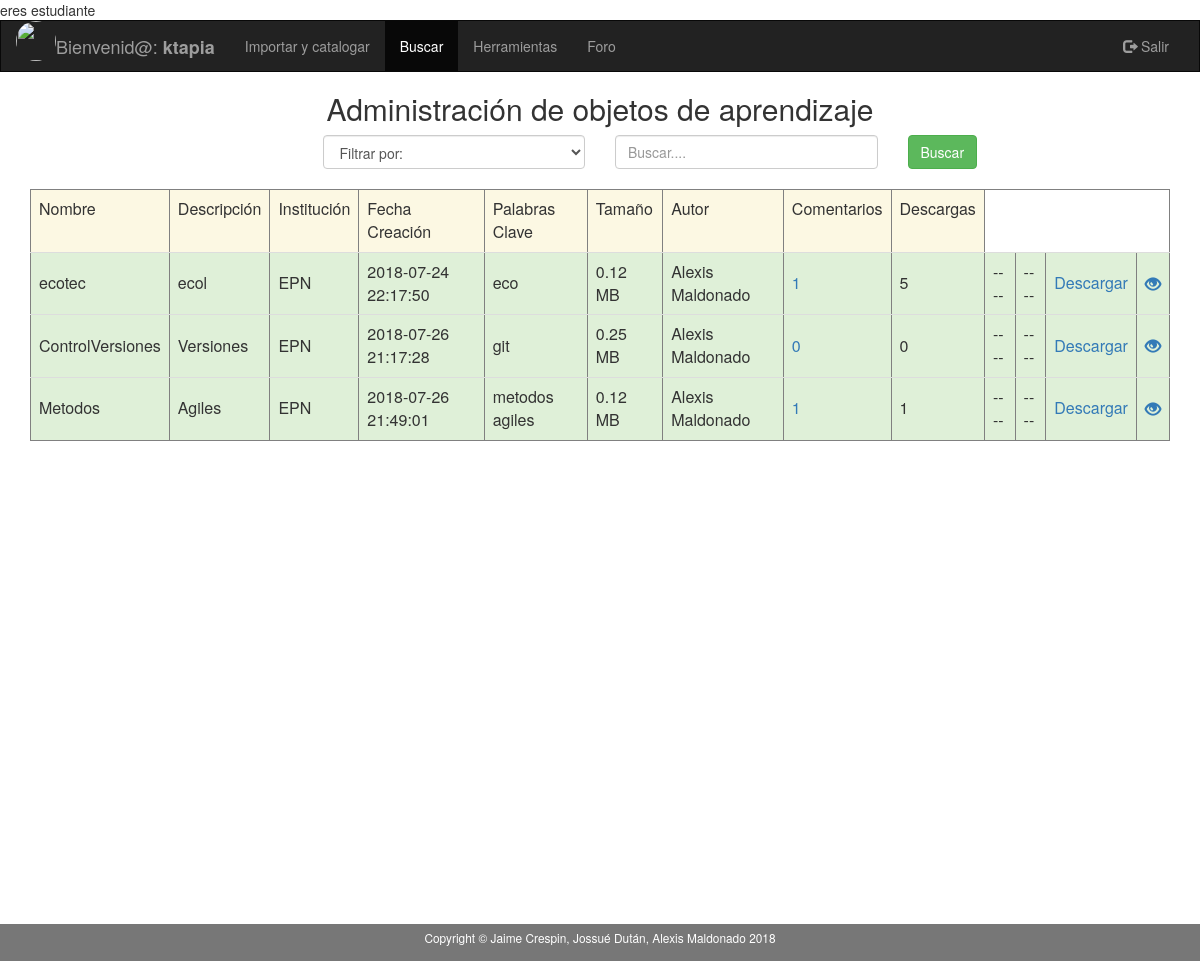
The app's page /sgoa/aplicacion/modulos_profesor/pro_buscar.php (signed in) with its own data.
### tables this page shows
CREATE TABLE `objeto_aprendizaje` (
  `idobjeto_aprendizaje` int(11) NOT NULL,
  `nombre` varchar(45) DEFAULT NULL,
  `descripcion` varchar(500) DEFAULT NULL,
  `id_usuario` int(11) DEFAULT NULL,
  `institucion` varchar(45) DEFAULT NULL,
  `fechaCreacion` timestamp NOT NULL DEFAULT CURRENT_TIMESTAMP,
  `palabras_clave` varchar(500) DEFAULT NULL,
  `tamanio` varchar(45) DEFAULT NULL,
  `ruta` varchar(45) DEFAULT NULL,
  `materia` varchar(50) DEFAULT NULL,
  `descarga` int(11) DEFAULT NULL
);

CREATE TABLE `profesor` (
  `idprofesor` int(11) NOT NULL,
  `ci` varchar(10) DEFAULT NULL,
  `nombres` varchar(45) DEFAULT NULL,
  `apellidos` varchar(45) DEFAULT NULL,
  `id_departamento` int(11) DEFAULT NULL,
  `id_facultad` int(11) DEFAULT NULL,
  `mail` varchar(45) DEFAULT NULL,
  `id_usuario` int(11) DEFAULT NULL,
  `ruta_imagen` varchar(500) DEFAULT NULL
);

### sgoa/aplicacion/clases_negocio/funciones_oa_estudiante.php (called while the page is built, shortened)
<?php
function obtener_imagen_es($usuario) {
    $conexion = new Conexion();
    $statement = 'select es.ruta_imagen from usuario as us, estudiante as es where us.idUsuario=es.id_usuario and us.usuario=?';
    $consulta = $conexion->prepare($statement);
    $consulta->setFetchMode(PDO::FETCH_ASSOC);
    $consulta->execute([$usuario]);
    if ($consulta->rowCount() != 0) {
        $fila = $consulta->fetch();
        $imagen = $fila['ruta_imagen'];
    }
    if (isset($imagen)) {
        return $imagen;
    } else {
        return null;
    }
}
?>

### sgoa/aplicacion/clases_negocio/funciones_oa_profesor.php (called while the page is built, shortened)
<?php
function obtener_tipo_usuario_con_id($id_usuario){
    $conexion = new Conexion();
    $statement = 'select * from usuario where idUsuario=?';
    $consulta = $conexion->prepare($statement);
    $consulta->setFetchMode(PDO::FETCH_ASSOC);
    $consulta->execute([$id_usuario]);
    if ($consulta->rowCount() != 0) {
        $fila = $consulta->fetch();
        $tipo_usuario = $fila['tipo_usuario'];
    }
    if (isset($tipo_usuario)) {
        return $tipo_usuario;
    } else {
        return null;
    }
}
function obtener_id_profesor_con_id_usuario($id_usuario) {
    $conexion = new Conexion();
    $statement = 'select pro.idprofesor from usuario as us, profesor as pro where us.idUsuario=pro.id_usuario and us.idUsuario=?';
    $consulta = $conexion->prepare($statement);
    $consulta->setFetchMode(PDO::FETCH_ASSOC);
    $consulta->execute([$id_usuario]);
    if ($consulta->rowCount() != 0) {
        $fila = $consulta->fetch();
        $id_profesor = $fila['idprofesor'];
    }
    if (isset($id_profesor)) {
        return $id_profesor;
    } else {
        return null;
    }
}
function obtener_profesor_como_arreglo($id_profesor) {
    $conexion = new Conexion();
    $statement = 'select * from profesor where idprofesor=?';
    $consulta = $conexion->prepare($statement);
    $consulta->setFetchMode(PDO::FETCH_ASSOC);
    $consulta->execute([$id_profesor]);
    if ($consulta->rowCount() != 0) {
        $fila = $consulta->fetch();
    }
    if (isset($fila)) {
        return $fila;
    } else {
        return null;
    }
}
function obtener_nro_comentarios_oa($id_objeto_aprendizaje) {
    $conexion = new Conexion();
    $statement = 'select count(*) as nro_comentarios from objeto_aprendizaje as oa, comentario as c where oa.idobjeto_aprendizaje=c.id_objeto_aprendizaje and c.id_objeto_aprendizaje=?';
    $consulta = $conexion->prepare($statement);
    $consulta->setFetchMode(PDO::FETCH_ASSOC);
    $consulta->execute([$id_objeto_aprendizaje]);
    if ($consulta->rowCount() != 0) {
        $fila = $consulta->fetch();
        $id_profesor = $fila['nro_comentarios'];
    }
    if (isset($id_profesor)) {
        return $id_profesor;
    } else {
        return null;
    }
}
?>

### sgoa/aplicacion/modulos_profesor/pro_buscar.php (the view, shortened to what this page needs)
<?php
$usr=0;
if (@!$_SESSION['usuario']) {
    header("Location:../../index.php");
} elseif ($_SESSION['tipo_usuario'] == 'PRO') {
    echo "eres profesor";
} elseif ($_SESSION['tipo_usuario'] == 'ADM') {
    echo "eres administrador";
}elseif ($_SESSION['tipo_usuario'] == 'EST') {
    $usr=1;
}
?>
<!DOCTYPE html PUBLIC "-//W3C//DTD XHTML 1.0 Transitional//EN" "http://www.w3.org/TR/xhtml1/DTD/xhtml1-transitional.dtd">
<html xmlns="http://www.w3.org/1999/xhtml" lang="es">
<head>
    <link rel="stylesheet" href="../../plugins/bootstrap/css/bootstrap.min.css"></link>
</head>
<body>
<nav class="navbar navbar-inverse">
    <div class="container-fluid">
        <div class="navbar-header">
            <div class="pull-left image">
                <?php
                    if($usr==1){
                        require_once'../clases_negocio/funciones_oa_estudiante.php';
                    echo "<img id='imgId' src='". obtener_imagen_es($_SESSION['usuario']) . "' width='40' height='40' class='img-circle'>";
                    }else{
                        require_once'../clases_negocio/funciones_oa_profesor.php';
                        echo "<img id='imgId' src='". obtener_imagen_pro($_SESSION['usuario']) . "' width='40' height='40' class='img-circle'>";
                    }
                ?>
            </div>
            <a class="navbar-brand" href="#"> Bienvenid@: <strong><?php echo $_SESSION['usuario'] ?></strong></a>
        </div>
        <div class="collapse navbar-collapse" id="myNavbar">
            <ul class="nav navbar-nav">
                <li><a href="../modulos_profesor/pro_importar_catalogar.php">Importar y catalogar</a></li>
                <li class="active"><a href="../modulos_profesor/pro_buscar.php">Buscar</a></li>
                <li><a href="../modulos_profesor/pro_herramientas.php">Herramientas</a></li>
                <li><a data-step="5" data-intro="Puedes encontrar o crear temas de discucion" href="../modulos_comunes/index.php">Foro</a></li>
            </ul>
            <ul class="nav navbar-nav navbar-right">
                <li><a href="../desconectar_sesion.php"><span class="glyphicon glyphicon-log-out"></span> Salir</a></li>
            </ul>
        </div>
    </div>
</nav>
<div class="container-fluid text-center">
    <div class="row content">
        <div class="col-sm-12 text-center">
            <h2> Administración de objetos de aprendizaje</h2>
            <form action="../modulos_profesor/pro_ejecutar_buscar.php" method="post" enctype="multipart/form-data">
                <div class="col-md-3">
                </div>
                <div class="col-md-3 text-left ">
                    <select class= "form-control" name="tipo_criterio" dir="ltr" required>
                        <option value="">Filtrar por:</option>
                    </select></br>
                </div>
                <div class="col-md-3 text-center">
                    <input type="text" class="form-control" id="criterio_busqueda" placeholder="Buscar...." name="criterio_busqueda" required></br>
                </div>
                <div class="col-md-3 text-left">
                    <button id="registrar" type="submit" class="btn btn-success">Buscar</button>
                </div>
            </form>
            </div>
            <div class="container" >
                <table class="table table-striped"border ="1|1" class="table table-bordered" id="tabla">
                    <thead>
                    <tr class="warning">
                        <td>Nombre</td>
                        <td>Descripción</td>
                        <td>Institución</td>
                        <td>Fecha Creación</td>
                        <td>Palabras Clave</td>
                        <td>Tamaño</td>
                        <td>Autor</td>
                        <td>Comentarios</td>
                        <td>Descargas</td>
                    </tr>
                    </thead>
            </div>
            <?php
            require_once '../clases_negocio/funciones_oa_profesor.php';
            $statement = ("select * from objeto_aprendizaje");
            $conexion = new Conexion();
            $consulta = $conexion->prepare($statement);
            $consulta->setFetchMode(PDO::FETCH_ASSOC);
            $consulta->execute();
            $id_usuario = $_SESSION['id'];
            if ($consulta->rowCount() != 0) {
                while ($row = $consulta->fetch()) {
                    echo '<tr class="success">';
                    echo '<td>' . $row['nombre'] . '</td>';
                    echo '<td>' . $row['descripcion'] . '</td>';
                    echo '<td>' . $row['institucion'] . '</td>';
                    echo '<td>' . $row['fechaCreacion'] . '</td>';
                    echo '<td>' . $row['palabras_clave'] . '</td>';
                    echo '<td>' . number_format($row['tamanio'] / 1e6, 2, '.', '') . ' MB' . '</td>';
                    if (obtener_tipo_usuario_con_id($row['id_usuario']) == 'ADM') {
                        echo '<td>ADMINISTRADOR</td>';
                    } else {
                        $profesor = obtener_profesor_como_arreglo(obtener_id_profesor_con_id_usuario($row['id_usuario']));
                        echo '<td>' . $profesor['nombres'] . ' ' . $profesor['apellidos'] . '</td>';
                    }
                    echo '<td><a href="pro_comentarios.php?id='.$row['idobjeto_aprendizaje'].'">'. obtener_nro_comentarios_oa($row['idobjeto_aprendizaje']) . '</a></td>';
                    echo '<td>' . $row['descarga'] . '</td>';
                    if ($id_usuario == $row['id_usuario']) {
                        echo '<td><a href="pro_actualizar_oa.php?id=' . $row['idobjeto_aprendizaje'] . '"><span class="glyphicon glyphicon-refresh"></a></td>';
                        echo "<td><a onClick=\"javascript: return confirm('Realmente desea eliminar el objeto de aprendizaje?');\" href='pro_buscar.php?id=".$row['idobjeto_aprendizaje']."&idborrar=2'><span class='glyphicon glyphicon-trash'></a></td>";
                    } else {
                        echo '<td>----</td>';
                        echo '<td>----</td>';
                    }
                    echo "<td><a href=" . $row['ruta'] . "  onclick= \"myFunction('" . $row['idobjeto_aprendizaje'] . "');\" >Descargar</a></td>";
                    echo "<td><a href='#' onmouseover=\"hacer_hover('".$row['ruta']."');\"><span class='glyphicon glyphicon-eye-open'></a></td>";
                }
            }
            ?>
        </div>
        <div class="estadistica">
        <div class="column">
            <embed src= "../modulos_profesor/High/examples/pie-basic/index.php" height="500" width="600"></embed>
            </div>
            <div class="column">
            <embed src= "../modulos_profesor/High/examples/pie-basic/estadisticaDescargas.php" height="500" width="600"></embed>
            </div>
        </div>
    </div>
<footer class="label-default container-fluid text-center">
    <p class="copyright small">Copyright &copy; Jaime Crespin, Jossué Dután, Alexis Maldonado 2018</p>
</footer>
</body>
</html>

### sgoa/aplicacion/modulos_profesor/pro_buscar.php (style rules this page uses)
.navbar { margin-bottom: 0; border-radius: 0; }
.row.content { height: 390px }
html { min-height: 100%; position: relative; }
body { margin:0; margin-bottom: 40px; }
footer { background-color: #555; color: white; padding: 15px; position: fixed; bottom: 0; width: 100%; padding-top:5px; padding-bottom:5px; }
.table > tbody > tr > td { vertical-align: middle; }
.estadistica { -webkit-column-count: 3; -moz-column-count: 3; column-count: 2; }

### records on screen
objeto_aprendizaje: nombre "ecotec", descripcion "ecol", institucion "EPN", fechaCreacion "2018-07-24 22:17:50", palabras_clave "eco", $row['tamanio']/1e6 "0.12", id_usuario.nombres "Alexis", id_usuario.apellidos "Maldonado", idobjeto_aprendizaje "1", descarga "5"
objeto_aprendizaje: nombre "ControlVersiones", descripcion "Versiones", institucion "EPN", fechaCreacion "2018-07-26 21:17:28", palabras_clave "git", $row['tamanio']/1e6 "0.25", id_usuario.nombres "Alexis", id_usuario.apellidos "Maldonado", idobjeto_aprendizaje "0", descarga "0"
objeto_aprendizaje: nombre "Metodos", descripcion "Agiles", institucion "EPN", fechaCreacion "2018-07-26 21:49:01", palabras_clave "metodos agiles", $row['tamanio']/1e6 "0.12", id_usuario.nombres "Alexis", id_usuario.apellidos "Maldonado", idobjeto_aprendizaje "1", descarga "1"

### other values on screen
$_SESSION['usuario'] "ktapia"
